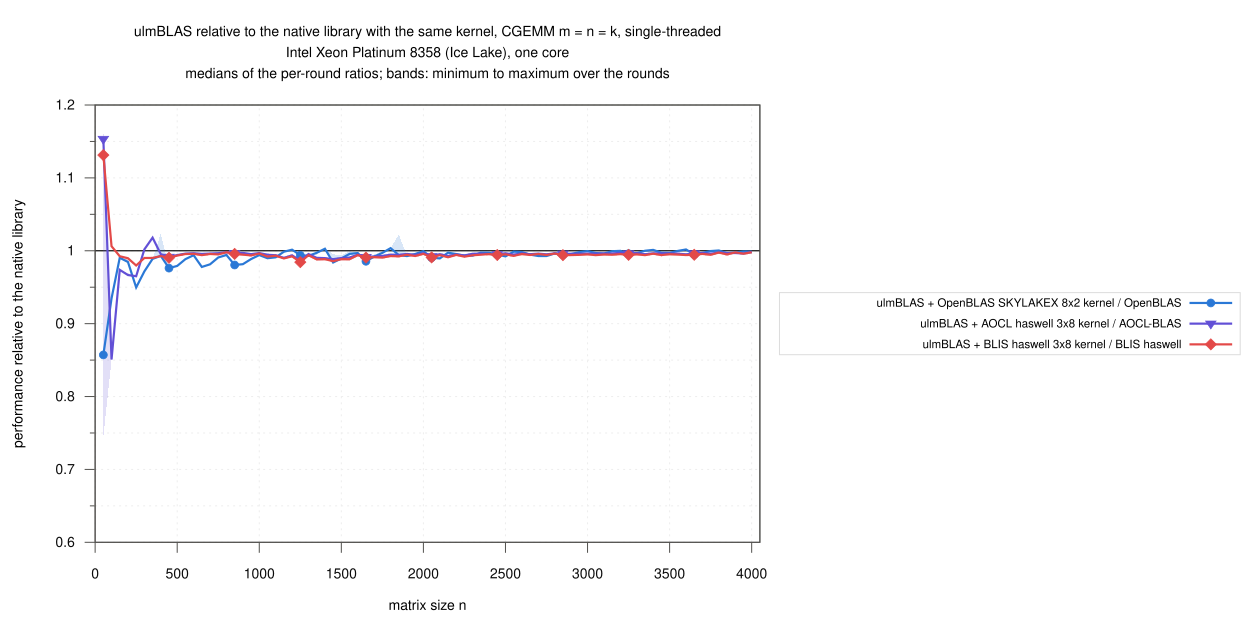

Reproduce this figure in gnuplot.
load "_style.gp"
set terminal svg size 1250,620 dynamic enhanced font "Helvetica,14" background rgb "white"
set output "ratio_native.svg"
set title "ulmBLAS relative to the native library with the same kernel, CGEMM m = n = k, single-threaded\n".CPU."\nmedians of the per-round ratios; bands: minimum to maximum over the rounds" font ",14"
set xlabel "matrix size n"
set ylabel "performance relative to the native library"
set xrange [0:4050]
set xtics 500
set yrange [0.6:1.2]
set ytics 0.1
set mytics 2
set grid mytics lc rgb "#ededed"
set key outside right center vertical font ",11.5" spacing 1.2 width 1 box lc rgb "#dcdcdc"
set arrow from 0,1 to 4050,1 nohead lc rgb "#0b0b0b" lw 1.2
array I[3] = [1, 3, 4]
array REF[3] = ["openblas", "aocl", "blis_haswell"]
array RT[3] = [" / OpenBLAS", " / AOCL-BLAS", " / BLIS haswell"]
plot for [j=1:3] D."ratios.csv" using "n":(column(V[I[j]]."_over_".REF[j]."_min")):(column(V[I[j]]."_over_".REF[j]."_max")) \
         with filledcurves fs transparent solid 0.18 noborder lc rgb C[I[j]] notitle, \
     for [j=1:3] D."ratios.csv" using "n":V[I[j]]."_over_".REF[j] with linespoints \
         lc rgb C[I[j]] lw 2.2 pt P[I[j]] pi 8 ps 0.75 title T[I[j]].RT[j]
